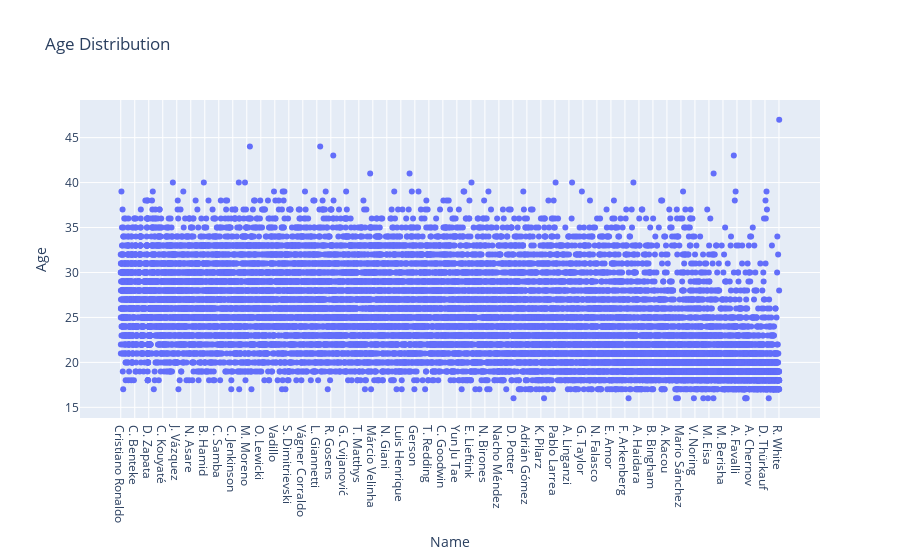

The notebook cell this image was saved under:
### Code cell
import plotly.graph_objects as go

# Create a scatter plot
fig = go.Figure(data=go.Scatter(x=master['Name'], y=master['Age'], mode='markers'))

# Set the title and axis labels
fig.update_layout(title='Age Distribution', xaxis_title='Name', yaxis_title='Age')

# Show the plot
fig.show()

### Figure 1 — Plotly figure (JSON) as saved in the notebook; plotly's stock layout.template omitted (floating-point values rounded to 4 significant figures; data arrays with more than 128 entries replaced by an {"elided": "..."} marker saying what was removed)
{"data": [{"mode": "markers", "type": "scatter", "x": {"elided": "18045 str values"}, "y": {"elided": "18045 int values"}}], "layout": {"title": {"text": "Age Distribution"}, "xaxis": {"title": {"text": "Name"}}, "yaxis": {"title": {"text": "Age"}}}}
